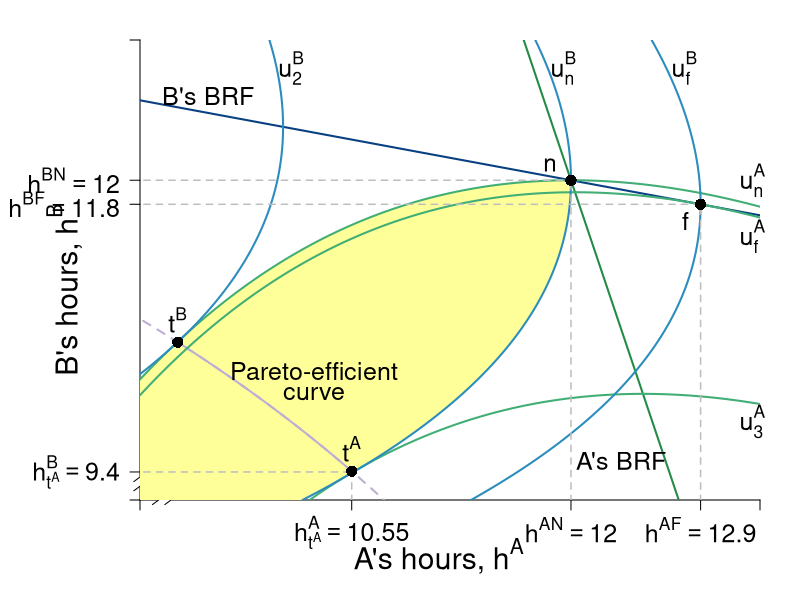

This chart was generated by the following R code:
require(shape)
library(plotrix)
pdf(file = "coordination_failures/coord_brfs_stackelberg_zoom_close.pdf", width = 9, height = 7)

#Set parameters for graphics
pointsize <- 1.8
axislabelsize <- 1.8
labelsize <- 1.5
namesize <- 1.8
annotatesize <- 1.5
graphlinewidth <- 2
segmentlinewidth <- 1.5
COL <- c("#7fc97f", "#beaed4", "#fdc086", "#ffff99", "#386cb0", "#f0027f", "#bf5b17", "#666666")
COLA <- c("#99d8c9","#66c2a4","#41ae76", "#238b45", "#005824")
COLB <- c("#4eb3d3", "#2b8cbe", "#0868ac","#084081")

par(mar =  c(5, 7, 2, 2))

uA <- function(ea, eb, alpha = 30, beta = 1/2) {
  (alpha - beta*(ea+eb))*ea - 0.5*(ea)^2
}

uB <- function(ea, eb, alpha = 30, beta = 1/2) {
  (alpha - beta*(ea+eb))*eb - 0.5*(eb)^2
}

yA <- function(ea, eb, alpha = 30, beta = 1/2){
  ea*(alpha - beta*(ea + eb))
}

brfB <- function(ea, alpha = 30, beta = 1/2) {
  (alpha - beta*ea)/(1 + 2*beta)
}

brfA <- function(ea, alpha = 30, beta = 1/2) {
  (alpha - ea*(1 + 2*beta))/(beta)
}

brfPE <- function(ea, alpha = 30, beta = 1/8) {
  alpha*(1 - beta*ea)
}

hANE <- function(alpha, beta = 1/2){
  alpha/(1 + 3*beta)
}

hApEff <- function(alpha, beta = 1/2){
  alpha/(2 + 4*beta)
}

hAST <- function(alpha, beta = 1/2){
  (alpha*(1 + beta))/(1 + 4*beta + 2*beta^2)
}

hApEff2 <- function(alpha, beta = 1/2){
  alpha/(1 + 4*beta)
}

intercept1 <- function(alpha, beta = 1/2){
  alpha/(1 + 2*beta)
}

PEC <- function(ea, alpha = 30, beta = 1/2){
  a = beta*(1+2*beta);
  b = -alpha*(1+3*beta)+(1+2*beta)^2*ea;
  c = alpha^2 - alpha*(1+3*beta)*ea+ beta*(1+2*beta)*ea^2
  delta = b^2-4*a*c
  return((-b-sqrt(delta))/(2*a))
}


indiffA <- function(ea, alpha = 30, beta = 1/2, uA = 144) {
  (alpha*ea - beta*(ea)^2 - 0.5*(ea)^2 - uA)/(beta*ea)
}

indiffBroot1 <- function(ea, alpha = 30, beta = 30, uB = 144){
  (-sqrt(alpha^2 - 2*alpha*beta*ea + beta^2*ea^2 - 4*beta*uB - 2*uB) + alpha - beta*ea)/(2*beta + 1)
}

indiffBroot2 <- function(ea, alpha = 30, beta = 30, uB = 144){
  (sqrt(alpha^2 - 2*alpha*beta*ea + beta^2*ea^2 - 4*beta*uB - 2*uB) + alpha - beta*ea)/(2*beta + 1)
}


indiffB <- function(eb, alpha = 30, beta = 1/2, uB = 144) {
  (alpha*eb - uB - 0.5*eb^2)/(alpha*beta*eb)
}

indiffB2 <- function(ea, alpha = 30, beta = 1/2, uB = 144) {
  sqrt(alpha^2*(beta*ea - 1)^2 - 2*uB) - alpha*beta*ea + alpha
}

indiffB3 <- function(ea, alpha = 30, beta = 1/2, uB = 144) {
  -sqrt(alpha^2*(beta*ea - 1)^2 - 2*uB) - alpha*beta*ea + alpha
}


xlims <- c(9.15, 13.25)
ylims <- c(9.15, 13.25)

npts <- 501 
x <- seq(xlims[1], xlims[2], length.out = npts)
y <- seq(ylims[1], ylims[2], length.out = npts) 
a <- c(uA(hANE(alpha = 30, beta = 1/2), hANE(alpha = 30, beta = 1/2)), 
       uA(hAST(alpha = 30, beta = 1/2), brfB(ea = hAST(alpha = 30, beta = 1/2))),
       155.65)
b <- c(uA(hANE(alpha = 30, beta = 1/2),hANE(alpha = 30, beta = 1/2)), 
       uA(brfB(ea = hAST(alpha = 30, beta = 1/2)), hAST(alpha = 30, beta = 1/2)),
       155.65)


plot(0, 0, xlim = xlims, ylim = ylims, type = "n",
     xlab = expression(paste("")),
     ylab = expression(paste("")), 
     xaxt = "n", 
     yaxt = "n", 
     cex.lab = axislabelsize, 
     bty = "n",
     xaxs="i", 
     yaxs="i")


ticksy <- c(ylims[1], 9.4, brfB(ea = hAST(alpha = 30, beta = 1/2)), hANE(alpha = 30), intercept1(alpha = 30), ylims[2])
ylabels <- c(NA, expression(paste(h[t^A]^B == 9.4)), expression(paste(h^{BF}==11.8)), expression(paste(h^{BN})==12), expression(paste(frac(alpha, 1 + 2*beta))), NA)
ticksx <- c(xlims[1], 10.55, hANE(alpha = 30), hAST(alpha = 30, beta = 1/2), intercept1(alpha = 30), xlims[2])
xlabels <- c(NA, expression(paste(h[t^A]^A == 10.55)), expression(paste(h^{AN}==12)), expression(paste(h^{AF}==12.9)), expression(paste(frac(alpha, 1 + 2*beta))), NA)


axis(1, at = ticksx,  pos = xlims[1], labels = FALSE, cex.axis = labelsize)
text(x = c(0, 10.55, hANE(alpha = 30), hAST(alpha = 30, beta = 1/2), intercept1(alpha = 30), xlims[2]), par("usr")[3] - 0.1, labels = xlabels, srt = 0, pos = 1, xpd = TRUE, cex = labelsize)

axis(2, at = ticksy, pos = ylims[1], labels = ylabels, las = 1, cex.axis = labelsize)

axis.break(axis=1,breakpos=NULL,pos=xlims[1],bgcol="white",breakcol="black",
           style="slash",brw=0.02)
axis.break(axis=2,breakpos=NULL,pos=ylims[1],bgcol="white",breakcol="black",
           style="slash",brw=0.02)

npts <- 500 
xx1 <- seq(xlims[1], xlims[2], length.out = npts)

xx2 <- seq(9.4, 10.55, length.out = npts)
xx3 <- seq(8.4, 11.55, length.out = npts)

#I need something like xx1 with npts for 
xpoly1 <- seq(from = 8, to = 12, length.out = 500)
ypoly1 <- indiffA(xpoly1, uA = 144, alpha = 30, beta = 1/2)
ypoly2 <- indiffBroot1(xpoly1, uB = 144, alpha = 30, beta = 1/2)
polygon(x = c(xpoly1, rev(xpoly1)), y = c(ypoly1, rev(ypoly2)), col=COL[4], density=NULL, border = NA)



lines(xx1, brfA(xx1, alpha = 30, beta = 1/2), col = COLA[4], lwd = graphlinewidth)
lines(xx1, brfB(xx1, alpha = 30, beta = 1/2), col = COLB[4], lwd = graphlinewidth)
lines(xx3, PEC(xx3, alpha = 30, beta = 1/2), col = COL[2], lwd = graphlinewidth, lty = 2)
lines(xx2, PEC(xx2, alpha = 30, beta = 1/2), col = COL[2], lwd = graphlinewidth)

contour(y, x, 
        outer(x, y, uA),
        drawlabels = FALSE,
        col = COLA[3],
        lwd = graphlinewidth,
        levels = a, 
        xaxs="i", 
        yaxs="i", 
        add = TRUE) 

text( 0.5*(9.25 + 13), ylims[1] - 0.5, expression(paste("A's hours, ", h^A)), xpd = TRUE, cex = axislabelsize)
text(xlims[1] - 0.5, 0.5*(9.25 + 13) - 0.1, expression(paste("B's hours, ", h^B)), xpd = TRUE, cex = axislabelsize, srt = 90) 


contour(x, y,
        outer(x, y, uB),
        drawlabels = FALSE,
        col = COLB[2],
        lwd = graphlinewidth,
        levels = b,
        add = TRUE
)


#segments(4.11765, 6.17647, 5.88, 8.88, lty = 1, col = COL[2] , lwd = graphlinewidth)

text(10.3, 10.3, expression("Pareto-efficient"), cex = labelsize)
text(10.3,  10.1, expression("curve"), cex = labelsize)

# text(11.9, 8.8, expression("Pareto-improving"), cex = labelsize)
# text(11.9,  8.5, expression("lens"), cex = labelsize)
# Arrows(12, 9.1, 11.5, 10.8, col = "black", lty = 1, lwd = 2, arr.type = "triangle", arr.lwd = 0.5)


#Label the iso-welfare functions for A (leader)
text(13.2, 12, expression(u[n]^A), cex = labelsize, xpd = TRUE)
text(13.2, 11.5, expression(u[f]^A), cex = labelsize, xpd = TRUE)
text(13.2, 9.85, expression(u[3]^A), cex = labelsize, xpd = TRUE)

#Label the indifference curves for B (follower)
text(12.75, 13, expression(u[f]^B), cex = labelsize)
text(11.95, 13, expression(u[n]^B), cex = labelsize)
text(10.15, 13, expression(u[2]^B), cex = labelsize)


#Label Nash Equilibrium 
segments(0, 12, 12, 12, lty = 2, col = "gray", lwd = segmentlinewidth)
segments(12, 0, 12, 12, lty = 2, col = "gray" , lwd = segmentlinewidth)

points(hANE(alpha = 30), hANE(alpha = 30), pch = 16, col = "black", cex = 1.5)
#text(11.3, 10.1, expression(paste("Nash Equilibrium")))
text(hANE(alpha = 29.4) + 0.1, hANE(alpha = 30.1) + 0.1, expression(paste(n)), cex = labelsize - 0.05)

segments(0, brfB(ea = hAST(alpha = 30, beta = 1/2)), hAST(alpha = 30, beta = 1/2), brfB(ea = hAST(alpha = 30, beta = 1/2)), lty = 2, col = "gray", lwd = segmentlinewidth)
segments(hAST(alpha = 30, beta = 1/2), 0, hAST(alpha = 30, beta = 1/2), brfB(ea = hAST(alpha = 30, beta = 1/2)), lty = 2, col = "gray" , lwd = segmentlinewidth)
points(hAST(alpha = 30, beta = 1/2), brfB(ea = hAST(alpha = 30, beta = 1/2)), pch = 16, col = "black", cex = 1.5)
text(hAST(alpha = 30, beta = 1/2) - 0.1, brfB(ea = hAST(alpha = 30, beta = 1/2)) - 0.15, expression(paste(f)), cex = labelsize)

#Annotate Pareto Efficient Curve and relevant points

segments(0, 9.4, 10.55, 9.4, lty = 2, col = "gray", lwd = segmentlinewidth)
segments(10.55, 0, 10.55, 9.4, lty = 2, col = "gray" , lwd = segmentlinewidth)

points(10.55, PEC(10.55), pch = 16, col = "black", cex = 1.5)
text(10.55, PEC(10.55) + 0.2, expression(paste(t^A)), cex = labelsize)

points(9.4, PEC(9.4), pch = 16, col = "black", cex = 1.5)
text(9.4, PEC(9.4) + 0.2, expression(paste(t^B)), cex = labelsize)


# points(hApEff2(alpha = 30), hApEff2(alpha = 30), pch = 16, col = "black", cex = 1.5)
# text(hApEff2(alpha = 30)- 0.05, hApEff2(alpha = 30) - 0.05, expression(paste(i)), cex = labelsize)


#B's brf
text(9.6, 12.75, expression(paste("B's BRF")), cex = labelsize)
#text(8.4, 12.2, expression(paste("function")), cex = labelsize)

#A's brf
text(12.33, 9.5, expression(paste("A's BRF")), xpd = TRUE, cex = labelsize)
#text(12.1, 7.7, expression(paste("function")), xpd = TRUE, cex = labelsize)



dev.off()
